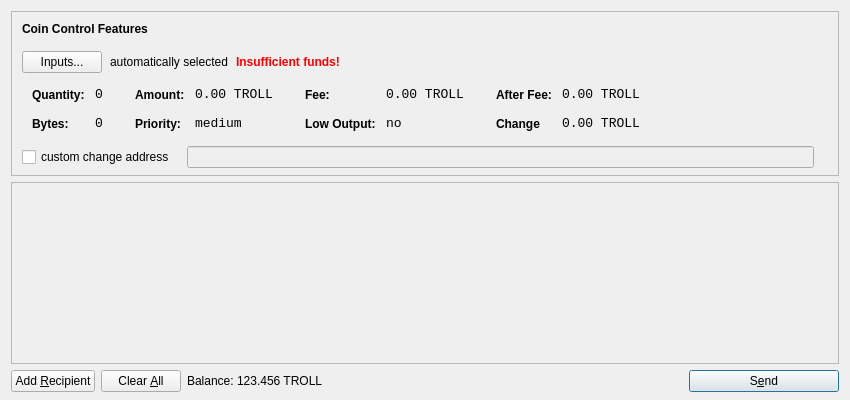
<?xml version="1.0" encoding="UTF-8"?>
<ui version="4.0">
 <class>SendCoinsDialog</class>
 <widget class="QDialog" name="SendCoinsDialog">
  <property name="geometry">
   <rect>
    <x>0</x>
    <y>0</y>
    <width>850</width>
    <height>400</height>
   </rect>
  </property>
  <property name="windowTitle">
   <string>Send Coins</string>
  </property>
  <layout class="QVBoxLayout" name="verticalLayout" stretch="0,1,0">
   <property name="bottomMargin">
    <number>8</number>
   </property>
   <item>
    <widget class="QFrame" name="frameCoinControl">
     <property name="sizePolicy">
      <sizepolicy hsizetype="Expanding" vsizetype="Expanding">
       <horstretch>0</horstretch>
       <verstretch>0</verstretch>
      </sizepolicy>
     </property>
     <property name="maximumSize">
      <size>
       <width>16777215</width>
       <height>16777215</height>
      </size>
     </property>
     <property name="frameShape">
      <enum>QFrame::StyledPanel</enum>
     </property>
     <property name="frameShadow">
      <enum>QFrame::Sunken</enum>
     </property>
     <layout class="QVBoxLayout" name="verticalLayoutCoinControl2">
      <property name="spacing">
       <number>-1</number>
      </property>
      <property name="leftMargin">
       <number>0</number>
      </property>
      <property name="topMargin">
       <number>0</number>
      </property>
      <property name="rightMargin">
       <number>0</number>
      </property>
      <property name="bottomMargin">
       <number>6</number>
      </property>
      <item>
       <layout class="QVBoxLayout" name="verticalLayoutCoinControl" stretch="0,0,0,0,1">
        <property name="spacing">
         <number>0</number>
        </property>
        <property name="leftMargin">
         <number>10</number>
        </property>
        <property name="topMargin">
         <number>10</number>
        </property>
        <item>
         <layout class="QHBoxLayout" name="horizontalLayoutCoinControl1">
          <property name="bottomMargin">
           <number>15</number>
          </property>
          <item>
           <widget class="QLabel" name="labelCoinControlFeatures">
            <property name="sizePolicy">
             <sizepolicy hsizetype="Preferred" vsizetype="Maximum">
              <horstretch>0</horstretch>
              <verstretch>0</verstretch>
             </sizepolicy>
            </property>
            <property name="font">
             <font>
              <weight>75</weight>
              <bold>true</bold>
             </font>
            </property>
            <property name="styleSheet">
             <string notr="true">font-weight:bold;</string>
            </property>
            <property name="text">
             <string>Coin Control Features</string>
            </property>
           </widget>
          </item>
         </layout>
        </item>
        <item>
         <layout class="QHBoxLayout" name="horizontalLayoutCoinControl2" stretch="0,0,0,0">
          <property name="spacing">
           <number>8</number>
          </property>
          <property name="bottomMargin">
           <number>10</number>
          </property>
          <item>
           <widget class="QPushButton" name="pushButtonCoinControl">
            <property name="styleSheet">
             <string notr="true"/>
            </property>
            <property name="text">
             <string>Inputs...</string>
            </property>
           </widget>
          </item>
          <item>
           <widget class="QLabel" name="labelCoinControlAutomaticallySelected">
            <property name="text">
             <string>automatically selected</string>
            </property>
            <property name="margin">
             <number>5</number>
            </property>
           </widget>
          </item>
          <item>
           <widget class="QLabel" name="labelCoinControlInsuffFunds">
            <property name="font">
             <font>
              <weight>75</weight>
              <bold>true</bold>
             </font>
            </property>
            <property name="styleSheet">
             <string notr="true">color:red;font-weight:bold;</string>
            </property>
            <property name="text">
             <string>Insufficient funds!</string>
            </property>
            <property name="margin">
             <number>5</number>
            </property>
           </widget>
          </item>
          <item>
           <spacer name="horizontalSpacerCoinControl">
            <property name="orientation">
             <enum>Qt::Horizontal</enum>
            </property>
            <property name="sizeHint" stdset="0">
             <size>
              <width>40</width>
              <height>1</height>
             </size>
            </property>
           </spacer>
          </item>
         </layout>
        </item>
        <item>
         <widget class="QWidget" name="widgetCoinControl" native="true">
          <property name="sizePolicy">
           <sizepolicy hsizetype="Preferred" vsizetype="Preferred">
            <horstretch>0</horstretch>
            <verstretch>0</verstretch>
           </sizepolicy>
          </property>
          <property name="minimumSize">
           <size>
            <width>0</width>
            <height>0</height>
           </size>
          </property>
          <property name="styleSheet">
           <string notr="true"/>
          </property>
          <layout class="QHBoxLayout" name="horizontalLayoutCoinControl5">
           <property name="margin">
            <number>0</number>
           </property>
           <item>
            <layout class="QHBoxLayout" name="horizontalLayoutCoinControl3" stretch="0,0,0,1">
             <property name="spacing">
              <number>20</number>
             </property>
             <property name="topMargin">
              <number>0</number>
             </property>
             <property name="bottomMargin">
              <number>10</number>
             </property>
             <item>
              <layout class="QFormLayout" name="formLayoutCoinControl1">
               <property name="horizontalSpacing">
                <number>10</number>
               </property>
               <property name="verticalSpacing">
                <number>14</number>
               </property>
               <property name="leftMargin">
                <number>10</number>
               </property>
               <property name="topMargin">
                <number>4</number>
               </property>
               <property name="rightMargin">
                <number>6</number>
               </property>
               <item row="0" column="0">
                <widget class="QLabel" name="labelCoinControlQuantityText">
                 <property name="styleSheet">
                  <string notr="true">font-weight:bold;</string>
                 </property>
                 <property name="text">
                  <string>Quantity:</string>
                 </property>
                 <property name="margin">
                  <number>0</number>
                 </property>
                </widget>
               </item>
               <item row="0" column="1">
                <widget class="QLabel" name="labelCoinControlQuantity">
                 <property name="font">
                  <font>
                   <family>Monospace</family>
                   <pointsize>10</pointsize>
                  </font>
                 </property>
                 <property name="cursor">
                  <cursorShape>IBeamCursor</cursorShape>
                 </property>
                 <property name="contextMenuPolicy">
                  <enum>Qt::ActionsContextMenu</enum>
                 </property>
                 <property name="text">
                  <string>0</string>
                 </property>
                 <property name="margin">
                  <number>0</number>
                 </property>
                 <property name="textInteractionFlags">
                  <set>Qt::LinksAccessibleByMouse|Qt::TextSelectableByKeyboard|Qt::TextSelectableByMouse</set>
                 </property>
                </widget>
               </item>
               <item row="1" column="0">
                <widget class="QLabel" name="labelCoinControlBytesText">
                 <property name="styleSheet">
                  <string notr="true">font-weight:bold;</string>
                 </property>
                 <property name="text">
                  <string>Bytes:</string>
                 </property>
                </widget>
               </item>
               <item row="1" column="1">
                <widget class="QLabel" name="labelCoinControlBytes">
                 <property name="font">
                  <font>
                   <family>Monospace</family>
                   <pointsize>10</pointsize>
                  </font>
                 </property>
                 <property name="cursor">
                  <cursorShape>IBeamCursor</cursorShape>
                 </property>
                 <property name="contextMenuPolicy">
                  <enum>Qt::ActionsContextMenu</enum>
                 </property>
                 <property name="text">
                  <string>0</string>
                 </property>
                 <property name="textInteractionFlags">
                  <set>Qt::LinksAccessibleByMouse|Qt::TextSelectableByKeyboard|Qt::TextSelectableByMouse</set>
                 </property>
                </widget>
               </item>
              </layout>
             </item>
             <item>
              <layout class="QFormLayout" name="formLayoutCoinControl2">
               <property name="horizontalSpacing">
                <number>10</number>
               </property>
               <property name="verticalSpacing">
                <number>14</number>
               </property>
               <property name="leftMargin">
                <number>6</number>
               </property>
               <property name="topMargin">
                <number>4</number>
               </property>
               <property name="rightMargin">
                <number>6</number>
               </property>
               <item row="0" column="0">
                <widget class="QLabel" name="labelCoinControlAmountText">
                 <property name="styleSheet">
                  <string notr="true">font-weight:bold;</string>
                 </property>
                 <property name="text">
                  <string>Amount:</string>
                 </property>
                 <property name="margin">
                  <number>0</number>
                 </property>
                </widget>
               </item>
               <item row="0" column="1">
                <widget class="QLabel" name="labelCoinControlAmount">
                 <property name="font">
                  <font>
                   <family>Monospace</family>
                   <pointsize>10</pointsize>
                  </font>
                 </property>
                 <property name="cursor">
                  <cursorShape>IBeamCursor</cursorShape>
                 </property>
                 <property name="contextMenuPolicy">
                  <enum>Qt::ActionsContextMenu</enum>
                 </property>
                 <property name="text">
                  <string notr="true">0.00 TROLL</string>
                 </property>
                 <property name="textInteractionFlags">
                  <set>Qt::LinksAccessibleByMouse|Qt::TextSelectableByKeyboard|Qt::TextSelectableByMouse</set>
                 </property>
                </widget>
               </item>
               <item row="1" column="0">
                <widget class="QLabel" name="labelCoinControlPriorityText">
                 <property name="styleSheet">
                  <string notr="true">font-weight:bold;</string>
                 </property>
                 <property name="text">
                  <string>Priority:</string>
                 </property>
                </widget>
               </item>
               <item row="1" column="1">
                <widget class="QLabel" name="labelCoinControlPriority">
                 <property name="font">
                  <font>
                   <family>Monospace</family>
                   <pointsize>10</pointsize>
                  </font>
                 </property>
                 <property name="cursor">
                  <cursorShape>IBeamCursor</cursorShape>
                 </property>
                 <property name="contextMenuPolicy">
                  <enum>Qt::ActionsContextMenu</enum>
                 </property>
                 <property name="text">
                  <string>medium</string>
                 </property>
                 <property name="textInteractionFlags">
                  <set>Qt::LinksAccessibleByMouse|Qt::TextSelectableByKeyboard|Qt::TextSelectableByMouse</set>
                 </property>
                </widget>
               </item>
              </layout>
             </item>
             <item>
              <layout class="QFormLayout" name="formLayoutCoinControl3">
               <property name="horizontalSpacing">
                <number>10</number>
               </property>
               <property name="verticalSpacing">
                <number>14</number>
               </property>
               <property name="leftMargin">
                <number>6</number>
               </property>
               <property name="topMargin">
                <number>4</number>
               </property>
               <property name="rightMargin">
                <number>6</number>
               </property>
               <item row="0" column="0">
                <widget class="QLabel" name="labelCoinControlFeeText">
                 <property name="styleSheet">
                  <string notr="true">font-weight:bold;</string>
                 </property>
                 <property name="text">
                  <string>Fee:</string>
                 </property>
                 <property name="margin">
                  <number>0</number>
                 </property>
                </widget>
               </item>
               <item row="0" column="1">
                <widget class="QLabel" name="labelCoinControlFee">
                 <property name="font">
                  <font>
                   <family>Monospace</family>
                   <pointsize>10</pointsize>
                  </font>
                 </property>
                 <property name="cursor">
                  <cursorShape>IBeamCursor</cursorShape>
                 </property>
                 <property name="contextMenuPolicy">
                  <enum>Qt::ActionsContextMenu</enum>
                 </property>
                 <property name="text">
                  <string notr="true">0.00 TROLL</string>
                 </property>
                 <property name="textInteractionFlags">
                  <set>Qt::LinksAccessibleByMouse|Qt::TextSelectableByKeyboard|Qt::TextSelectableByMouse</set>
                 </property>
                </widget>
               </item>
               <item row="1" column="0">
                <widget class="QLabel" name="labelCoinControlLowOutputText">
                 <property name="styleSheet">
                  <string notr="true">font-weight:bold;</string>
                 </property>
                 <property name="text">
                  <string>Low Output:</string>
                 </property>
                </widget>
               </item>
               <item row="1" column="1">
                <widget class="QLabel" name="labelCoinControlLowOutput">
                 <property name="font">
                  <font>
                   <family>Monospace</family>
                   <pointsize>10</pointsize>
                  </font>
                 </property>
                 <property name="cursor">
                  <cursorShape>IBeamCursor</cursorShape>
                 </property>
                 <property name="contextMenuPolicy">
                  <enum>Qt::ActionsContextMenu</enum>
                 </property>
                 <property name="text">
                  <string>no</string>
                 </property>
                 <property name="textInteractionFlags">
                  <set>Qt::LinksAccessibleByMouse|Qt::TextSelectableByKeyboard|Qt::TextSelectableByMouse</set>
                 </property>
                </widget>
               </item>
              </layout>
             </item>
             <item>
              <layout class="QFormLayout" name="formLayoutCoinControl4">
               <property name="horizontalSpacing">
                <number>10</number>
               </property>
               <property name="verticalSpacing">
                <number>14</number>
               </property>
               <property name="leftMargin">
                <number>6</number>
               </property>
               <property name="topMargin">
                <number>4</number>
               </property>
               <property name="rightMargin">
                <number>6</number>
               </property>
               <item row="0" column="0">
                <widget class="QLabel" name="labelCoinControlAfterFeeText">
                 <property name="styleSheet">
                  <string notr="true">font-weight:bold;</string>
                 </property>
                 <property name="text">
                  <string>After Fee:</string>
                 </property>
                 <property name="margin">
                  <number>0</number>
                 </property>
                </widget>
               </item>
               <item row="0" column="1">
                <widget class="QLabel" name="labelCoinControlAfterFee">
                 <property name="font">
                  <font>
                   <family>Monospace</family>
                   <pointsize>10</pointsize>
                  </font>
                 </property>
                 <property name="cursor">
                  <cursorShape>IBeamCursor</cursorShape>
                 </property>
                 <property name="contextMenuPolicy">
                  <enum>Qt::ActionsContextMenu</enum>
                 </property>
                 <property name="text">
                  <string notr="true">0.00 TROLL</string>
                 </property>
                 <property name="textInteractionFlags">
                  <set>Qt::LinksAccessibleByMouse|Qt::TextSelectableByKeyboard|Qt::TextSelectableByMouse</set>
                 </property>
                </widget>
               </item>
               <item row="1" column="0">
                <widget class="QLabel" name="labelCoinControlChangeText">
                 <property name="styleSheet">
                  <string notr="true">font-weight:bold;</string>
                 </property>
                 <property name="text">
                  <string>Change</string>
                 </property>
                </widget>
               </item>
               <item row="1" column="1">
                <widget class="QLabel" name="labelCoinControlChange">
                 <property name="font">
                  <font>
                   <family>Monospace</family>
                   <pointsize>10</pointsize>
                  </font>
                 </property>
                 <property name="cursor">
                  <cursorShape>IBeamCursor</cursorShape>
                 </property>
                 <property name="contextMenuPolicy">
                  <enum>Qt::ActionsContextMenu</enum>
                 </property>
                 <property name="text">
                  <string notr="true">0.00 TROLL</string>
                 </property>
                 <property name="textInteractionFlags">
                  <set>Qt::LinksAccessibleByMouse|Qt::TextSelectableByKeyboard|Qt::TextSelectableByMouse</set>
                 </property>
                </widget>
               </item>
              </layout>
             </item>
            </layout>
           </item>
          </layout>
         </widget>
        </item>
        <item>
         <layout class="QHBoxLayout" name="horizontalLayoutCoinControl4" stretch="0,0,0">
          <property name="spacing">
           <number>12</number>
          </property>
          <property name="sizeConstraint">
           <enum>QLayout::SetDefaultConstraint</enum>
          </property>
          <property name="topMargin">
           <number>5</number>
          </property>
          <property name="rightMargin">
           <number>5</number>
          </property>
          <item>
           <widget class="QCheckBox" name="checkBoxCoinControlChange">
            <property name="text">
             <string>custom change address</string>
            </property>
           </widget>
          </item>
          <item>
           <widget class="QLineEdit" name="lineEditCoinControlChange">
            <property name="enabled">
             <bool>false</bool>
            </property>
            <property name="sizePolicy">
             <sizepolicy hsizetype="Expanding" vsizetype="Fixed">
              <horstretch>0</horstretch>
              <verstretch>0</verstretch>
             </sizepolicy>
            </property>
           </widget>
          </item>
          <item>
           <widget class="QLabel" name="labelCoinControlChangeLabel">
            <property name="sizePolicy">
             <sizepolicy hsizetype="Preferred" vsizetype="Expanding">
              <horstretch>0</horstretch>
              <verstretch>0</verstretch>
             </sizepolicy>
            </property>
            <property name="minimumSize">
             <size>
              <width>0</width>
              <height>0</height>
             </size>
            </property>
            <property name="text">
             <string/>
            </property>
            <property name="margin">
             <number>3</number>
            </property>
           </widget>
          </item>
         </layout>
        </item>
        <item>
         <spacer name="verticalSpacerCoinControl">
          <property name="orientation">
           <enum>Qt::Vertical</enum>
          </property>
          <property name="sizeHint" stdset="0">
           <size>
            <width>800</width>
            <height>1</height>
           </size>
          </property>
         </spacer>
        </item>
       </layout>
      </item>
     </layout>
    </widget>
   </item>
   <item>
    <widget class="QScrollArea" name="scrollArea">
     <property name="widgetResizable">
      <bool>true</bool>
     </property>
     <widget class="QWidget" name="scrollAreaWidgetContents">
      <property name="geometry">
       <rect>
        <x>0</x>
        <y>0</y>
        <width>830</width>
        <height>165</height>
       </rect>
      </property>
      <layout class="QVBoxLayout" name="verticalLayout_2">
       <property name="margin">
        <number>0</number>
       </property>
       <item>
        <layout class="QVBoxLayout" name="entries">
         <property name="spacing">
          <number>6</number>
         </property>
        </layout>
       </item>
       <item>
        <spacer name="verticalSpacer">
         <property name="orientation">
          <enum>Qt::Vertical</enum>
         </property>
         <property name="sizeHint" stdset="0">
          <size>
           <width>20</width>
           <height>40</height>
          </size>
         </property>
        </spacer>
       </item>
      </layout>
     </widget>
    </widget>
   </item>
   <item>
    <layout class="QHBoxLayout" name="horizontalLayout">
     <item>
      <widget class="QPushButton" name="addButton">
       <property name="toolTip">
        <string>Send to multiple recipients at once</string>
       </property>
       <property name="text">
        <string>Add &amp;Recipient</string>
       </property>
       <property name="autoDefault">
        <bool>false</bool>
       </property>
      </widget>
     </item>
     <item>
      <widget class="QPushButton" name="clearButton">
       <property name="sizePolicy">
        <sizepolicy hsizetype="Minimum" vsizetype="Fixed">
         <horstretch>0</horstretch>
         <verstretch>0</verstretch>
        </sizepolicy>
       </property>
       <property name="toolTip">
        <string>Remove all transaction fields</string>
       </property>
       <property name="text">
        <string>Clear &amp;All</string>
       </property>
       <property name="autoRepeatDelay">
        <number>300</number>
       </property>
       <property name="autoDefault">
        <bool>false</bool>
       </property>
      </widget>
     </item>
     <item>
      <layout class="QHBoxLayout" name="horizontalLayout_2">
       <property name="spacing">
        <number>3</number>
       </property>
       <item>
        <widget class="QLabel" name="label">
         <property name="sizePolicy">
          <sizepolicy hsizetype="Preferred" vsizetype="Fixed">
           <horstretch>0</horstretch>
           <verstretch>0</verstretch>
          </sizepolicy>
         </property>
         <property name="text">
          <string>Balance:</string>
         </property>
        </widget>
       </item>
       <item>
        <widget class="QLabel" name="labelBalance">
         <property name="sizePolicy">
          <sizepolicy hsizetype="Preferred" vsizetype="Fixed">
           <horstretch>0</horstretch>
           <verstretch>0</verstretch>
          </sizepolicy>
         </property>
         <property name="cursor">
          <cursorShape>IBeamCursor</cursorShape>
         </property>
         <property name="text">
          <string notr="true">123.456 TROLL</string>
         </property>
         <property name="textInteractionFlags">
          <set>Qt::LinksAccessibleByMouse|Qt::TextSelectableByKeyboard|Qt::TextSelectableByMouse</set>
         </property>
        </widget>
       </item>
      </layout>
     </item>
     <item>
      <spacer name="horizontalSpacer">
       <property name="orientation">
        <enum>Qt::Horizontal</enum>
       </property>
       <property name="sizeHint" stdset="0">
        <size>
         <width>40</width>
         <height>20</height>
        </size>
       </property>
      </spacer>
     </item>
     <item>
      <widget class="QPushButton" name="sendButton">
       <property name="minimumSize">
        <size>
         <width>150</width>
         <height>0</height>
        </size>
       </property>
       <property name="toolTip">
        <string>Confirm the send action</string>
       </property>
       <property name="text">
        <string>S&amp;end</string>
       </property>
       <property name="icon">
        <iconset resource="../bitcoin.qrc">
         <normaloff>:/icons/send</normaloff>:/icons/send</iconset>
       </property>
       <property name="default">
        <bool>true</bool>
       </property>
      </widget>
     </item>
    </layout>
   </item>
  </layout>
 </widget>
 <resources>
  <include location="../bitcoin.qrc"/>
 </resources>
 <connections/>
</ui>
